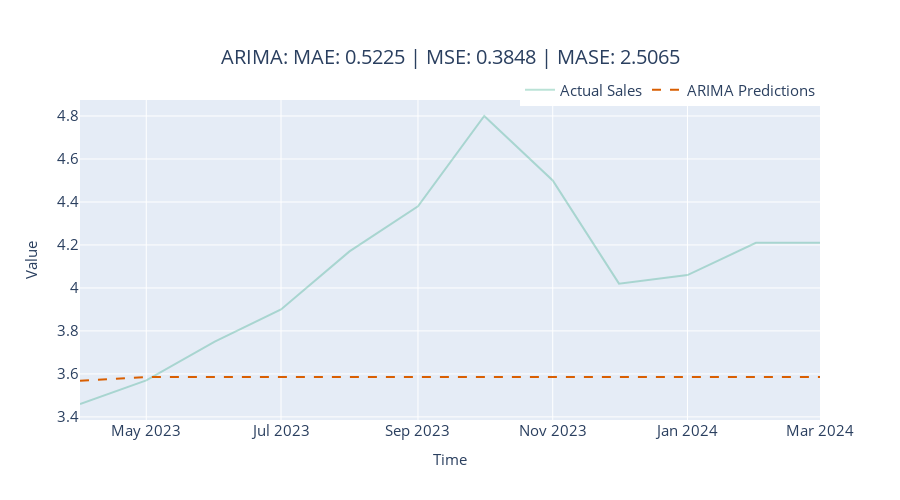

Notebook code cell kept with this figure:
### Markdown cell above
### ARIMA

### Code cell
name = "ARIMA"
arima_model = AutoARIMA(max_p=5, max_q=3, seasonal=False)
with LogTime() as timer:
    y_pred, metrics = eval_model(arima_model, ts_train, ts_test,  name=name)
metrics['Time Elapsed'] = timer.elapsed
metric_record.append(metrics)
y_pred = format_y_pred(y_pred, "arima_predictions")
pred_df = pred_df.join(y_pred)

fig = plot_forecast(pred_df, forecast_columns=["arima_predictions"], forecast_display_names=['ARIMA Predictions'])
fig = format_plot(fig, title=f"ARIMA: MAE: {metrics['MAE']:.4f} | MSE: {metrics['MSE']:.4f} | MASE: {metrics['MASE']:.4f}")
fig.show()

### Figure 1 — Plotly figure (JSON) as saved in the notebook; plotly's stock layout.template omitted (floating-point values rounded to 4 significant figures)
{"data": [{"line": {"color": "rgba(27,158,119, 0.3)"}, "mode": "lines", "name": "Actual Sales", "type": "scatter", "x": ["2023-04-01T00:00:00", "2023-05-01T00:00:00", "2023-06-01T00:00:00", "2023-07-01T00:00:00", "2023-08-01T00:00:00", "2023-09-01T00:00:00", "2023-10-01T00:00:00", "2023-11-01T00:00:00", "2023-12-01T00:00:00", "2024-01-01T00:00:00", "2024-02-01T00:00:00", "2024-03-01T00:00:00"], "y": [3.46, 3.57, 3.75, 3.9, 4.17, 4.38, 4.8, 4.5, 4.02, 4.06, 4.21, 4.21]}, {"line": {"color": "rgba(217,95,2, 1)", "dash": "dash"}, "mode": "lines", "name": "ARIMA Predictions", "type": "scatter", "x": ["2023-04-01T00:00:00", "2023-05-01T00:00:00", "2023-06-01T00:00:00", "2023-07-01T00:00:00", "2023-08-01T00:00:00", "2023-09-01T00:00:00", "2023-10-01T00:00:00", "2023-11-01T00:00:00", "2023-12-01T00:00:00", "2024-01-01T00:00:00", "2024-02-01T00:00:00", "2024-03-01T00:00:00"], "y": [3.568, 3.585, 3.585, 3.585, 3.585, 3.585, 3.585, 3.585, 3.585, 3.585, 3.585, 3.585]}], "layout": {"autosize": false, "height": 500, "legend": {"font": {"size": 15}, "orientation": "h", "title": {}, "x": 1, "xanchor": "right", "y": 0.98, "yanchor": "bottom"}, "title": {"font": {"size": 20}, "text": "ARIMA: MAE: 0.5225 | MSE: 0.3848 | MASE: 2.5065", "x": 0.5, "xanchor": "center", "yanchor": "top"}, "width": 900, "xaxis": {"autorange": true, "range": ["2023-04-01", "2024-03-01"], "tickfont": {"size": 15}, "title": {"font": {"size": 15}, "text": "Time"}, "type": "date"}, "yaxis": {"autorange": true, "range": [3.386, 4.874], "tickfont": {"size": 15}, "title": {"font": {"size": 15}, "text": "Value"}, "type": "linear"}}}
